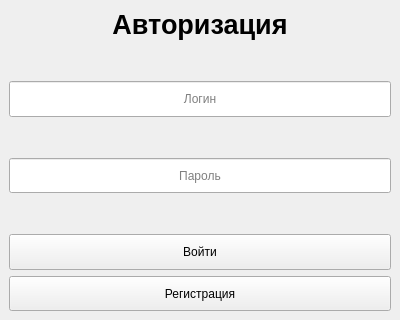
<?xml version="1.0" encoding="UTF-8"?>
<ui version="4.0">
 <class>MainWindow</class>
 <widget class="QMainWindow" name="MainWindow">
  <property name="geometry">
   <rect>
    <x>0</x>
    <y>0</y>
    <width>400</width>
    <height>320</height>
   </rect>
  </property>
  <property name="minimumSize">
   <size>
    <width>400</width>
    <height>320</height>
   </size>
  </property>
  <property name="maximumSize">
   <size>
    <width>400</width>
    <height>320</height>
   </size>
  </property>
  <property name="windowTitle">
   <string>Вход</string>
  </property>
  <widget class="QWidget" name="centralwidget">
   <layout class="QGridLayout" name="gridLayout">
    <item row="7" column="0">
     <widget class="QPushButton" name="AuthButton">
      <property name="sizePolicy">
       <sizepolicy hsizetype="Minimum" vsizetype="Expanding">
        <horstretch>0</horstretch>
        <verstretch>0</verstretch>
       </sizepolicy>
      </property>
      <property name="text">
       <string>Войти</string>
      </property>
     </widget>
    </item>
    <item row="6" column="0">
     <spacer name="verticalSpacer_3">
      <property name="orientation">
       <enum>Qt::Vertical</enum>
      </property>
      <property name="sizeType">
       <enum>QSizePolicy::MinimumExpanding</enum>
      </property>
      <property name="sizeHint" stdset="0">
       <size>
        <width>20</width>
        <height>30</height>
       </size>
      </property>
     </spacer>
    </item>
    <item row="4" column="0">
     <spacer name="verticalSpacer_2">
      <property name="orientation">
       <enum>Qt::Vertical</enum>
      </property>
      <property name="sizeType">
       <enum>QSizePolicy::MinimumExpanding</enum>
      </property>
      <property name="sizeHint" stdset="0">
       <size>
        <width>20</width>
        <height>30</height>
       </size>
      </property>
     </spacer>
    </item>
    <item row="3" column="0">
     <widget class="QLineEdit" name="LoginEdit">
      <property name="sizePolicy">
       <sizepolicy hsizetype="Expanding" vsizetype="Expanding">
        <horstretch>0</horstretch>
        <verstretch>0</verstretch>
       </sizepolicy>
      </property>
      <property name="alignment">
       <set>Qt::AlignCenter</set>
      </property>
      <property name="placeholderText">
       <string>Логин</string>
      </property>
     </widget>
    </item>
    <item row="8" column="0">
     <widget class="QPushButton" name="RegistrButton">
      <property name="sizePolicy">
       <sizepolicy hsizetype="Minimum" vsizetype="Expanding">
        <horstretch>0</horstretch>
        <verstretch>0</verstretch>
       </sizepolicy>
      </property>
      <property name="text">
       <string>Регистрация</string>
      </property>
     </widget>
    </item>
    <item row="5" column="0">
     <widget class="QLineEdit" name="PasswordEdit">
      <property name="sizePolicy">
       <sizepolicy hsizetype="Expanding" vsizetype="Expanding">
        <horstretch>0</horstretch>
        <verstretch>0</verstretch>
       </sizepolicy>
      </property>
      <property name="echoMode">
       <enum>QLineEdit::Password</enum>
      </property>
      <property name="alignment">
       <set>Qt::AlignCenter</set>
      </property>
      <property name="placeholderText">
       <string>Пароль</string>
      </property>
     </widget>
    </item>
    <item row="0" column="0">
     <widget class="QLabel" name="AuthText">
      <property name="sizePolicy">
       <sizepolicy hsizetype="Preferred" vsizetype="Fixed">
        <horstretch>0</horstretch>
        <verstretch>0</verstretch>
       </sizepolicy>
      </property>
      <property name="font">
       <font>
        <pointsize>20</pointsize>
        <weight>75</weight>
        <bold>true</bold>
        <underline>false</underline>
       </font>
      </property>
      <property name="layoutDirection">
       <enum>Qt::LeftToRight</enum>
      </property>
      <property name="text">
       <string>Авторизация</string>
      </property>
      <property name="alignment">
       <set>Qt::AlignCenter</set>
      </property>
     </widget>
    </item>
    <item row="1" column="0">
     <spacer name="verticalSpacer">
      <property name="orientation">
       <enum>Qt::Vertical</enum>
      </property>
      <property name="sizeType">
       <enum>QSizePolicy::MinimumExpanding</enum>
      </property>
      <property name="sizeHint" stdset="0">
       <size>
        <width>20</width>
        <height>30</height>
       </size>
      </property>
     </spacer>
    </item>
   </layout>
  </widget>
 </widget>
 <tabstops>
  <tabstop>LoginEdit</tabstop>
  <tabstop>PasswordEdit</tabstop>
  <tabstop>AuthButton</tabstop>
  <tabstop>RegistrButton</tabstop>
 </tabstops>
 <resources/>
 <connections/>
</ui>
